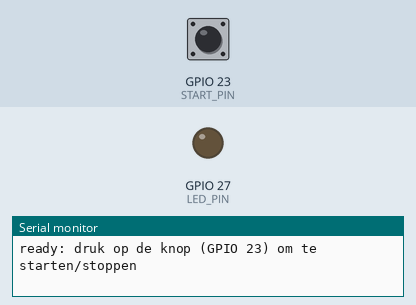
Simulated run of this sketch. Board: ESP32. Shown: output pins drawn as LEDs (lit = HIGH), the last lines printed to the serial monitor. The inputs (shaded band) are chosen by the test bench; at power-on: GPIO 23 (START_PIN) HIGH.

Above: at 1.2 s.
1.3 s: GPIO 23 (START_PIN) pulled LOW for 0.15 s
At 2.5 s:
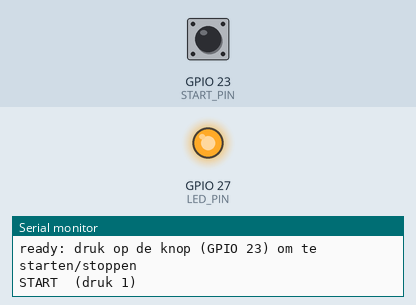
2.9 s: GPIO 23 (START_PIN) pulled LOW for 1 s
At 3.7 s:
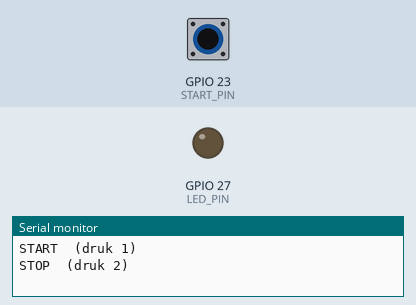
5.4 s: GPIO 23 (START_PIN) pulled LOW for 3.2 s
At 6.9 s:
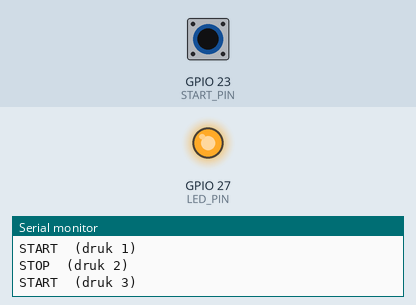
Timing chart, 0 to 8.4 s (numbered marks = the images above; inputs shaded):
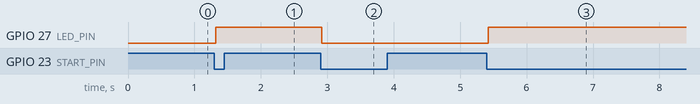

The sketch:

start_stop_interrupt.ino
```cpp
/*
  START/STOP INTERRUPT: proof of concept
  Toont de correcte werking van een start/stop-drukknop met een hardware-interrupt.

  Hardware (zelfde pinnen als de linefollower):
    drukknop tussen GPIO 23 en GND (interne pull-up: los = HIGH, ingedrukt = LOW)
    LED (met weerstand) op GPIO 27 naar GND

  Werking:
    - Elke druk op de knop wisselt tussen START en STOP.
    - LED brandt = gestart, LED uit = gestopt.
    - Seriële monitor (115200 baud) toont elke wissel en het aantal drukken.

  De ISR (interrupt service routine) wordt opgeroepen op de dalende flank (knop ingedrukt)
  en onthoudt enkel dat er gedrukt werd. De loop controleert na 20 ms of de knop nog
  ingedrukt is (debounce) en wisselt dan de toestand. Dender bij het loslaten wordt genegeerd:
  de knop moet eerst 50 ms los zijn voor een nieuwe druk telt.
*/

const int START_PIN = 23;     // knop naar GND (INPUT_PULLUP)
const int LED_PIN = 27;

const unsigned long BUTTON_DEBOUNCE_MS = 20;   // zo lang moet de knop ingedrukt blijven na de flank
const unsigned long BUTTON_RELEASE_MS = 50;    // zo lang moet de knop los zijn voor een nieuwe druk

volatile bool buttonEvent = false;             // gezet door de ISR
volatile unsigned long buttonEventTime = 0;
bool buttonReleased = true;                    // knop is losgelaten sinds de vorige druk
unsigned long buttonHighSince = 0;

bool running = false;
unsigned long pressCount = 0;

// Interrupt service routine: zo kort mogelijk, enkel de flank onthouden
void IRAM_ATTR onButtonInterrupt()
{
  if (!buttonEvent)
  {
    buttonEvent = true;
    buttonEventTime = millis();
  }
}

void setup()
{
  Serial.begin(115200);

  pinMode(LED_PIN, OUTPUT);
  digitalWrite(LED_PIN, LOW);

  pinMode(START_PIN, INPUT_PULLUP);
  attachInterrupt(digitalPinToInterrupt(START_PIN), onButtonInterrupt, FALLING);   // knop naar GND = dalende flank

  Serial.println("ready: druk op de knop (GPIO 23) om te starten/stoppen");
}

void loop()
{
  bool pressed = (digitalRead(START_PIN) == LOW);

  // knop moet eerst even los zijn voor een volgende druk telt (dender bij loslaten negeren)
  if (pressed) buttonHighSince = millis();
  else if (!buttonReleased && millis() - buttonHighSince >= BUTTON_RELEASE_MS) buttonReleased = true;

  // flank gezien door de interrupt: na de debouncetijd controleren of de knop nog ingedrukt is
  if (buttonEvent && millis() - buttonEventTime >= BUTTON_DEBOUNCE_MS)
  {
    buttonEvent = false;
    if (pressed && buttonReleased)
    {
      buttonReleased = false;
      running = !running;
      pressCount++;

      digitalWrite(LED_PIN, running ? HIGH : LOW);
      Serial.print(running ? "START" : "STOP");
      Serial.print("  (druk ");
      Serial.print(pressCount);
      Serial.println(")");
    }
  }
}
```

Measured:
- after the input at 1.3 s, GPIO 27 (LED_PIN): LOW → HIGH at once
- after the input at 2.9 s, GPIO 27 (LED_PIN): HIGH → LOW at once
- after the input at 5.4 s, GPIO 27 (LED_PIN): LOW → HIGH at once
